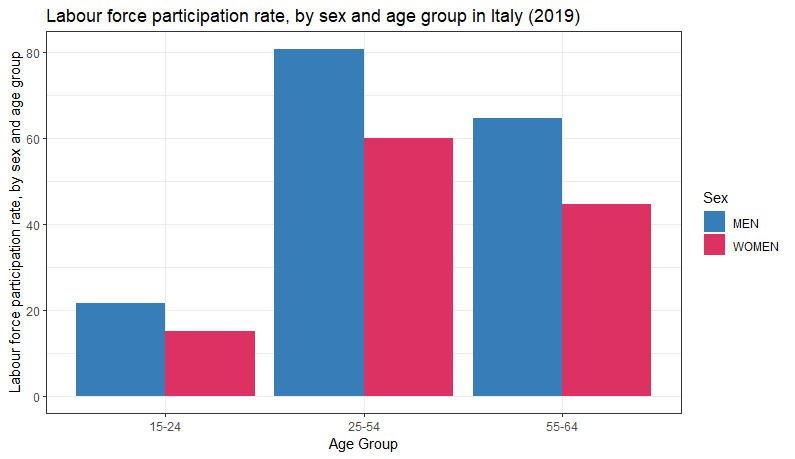

This figure's R source:
#Libraries
library(ggplot2)

#Reading the txt file
setwd("C:\\Users\\gusta\\OneDrive\\Ambiente de Trabalho\\IST\\2º Ano 2º Semestre\\PE\\Projeto Computacional\\Gustavo\\Exercício3")
data <- read.delim("Exercício3.txt", header = TRUE, sep = "\t", quote = "", dec = ".", fill = TRUE, comment.char = "")

# Filter for Italy and the age groups
filtered_data <- data[data$Country == "Italy" & data$TIME == "2019" & data$Age.Group %in% c("15-24", "25-54", "55-64") & data$Sex %in% c("Men", "Women") & data$IND == "EMP2", ]

# Creating the plot
ggplot(filtered_data, aes(x = AGE, y = Value, fill = SEX)) + 
  geom_col(position = "dodge") + 
  scale_x_discrete(labels = c("15-24", "25-54", "55-64")) + 
  scale_fill_manual(values = c("#377eb8", "#DE3163"), name = "Sex") +
  labs(title = "Labour force participation rate, by sex and age group in Italy (2019)",
       x = "Age Group",
       y = "Labour force participation rate, by sex and age group") +
  theme(plot.title = element_text(hjust = 0.5)) + theme_bw()
